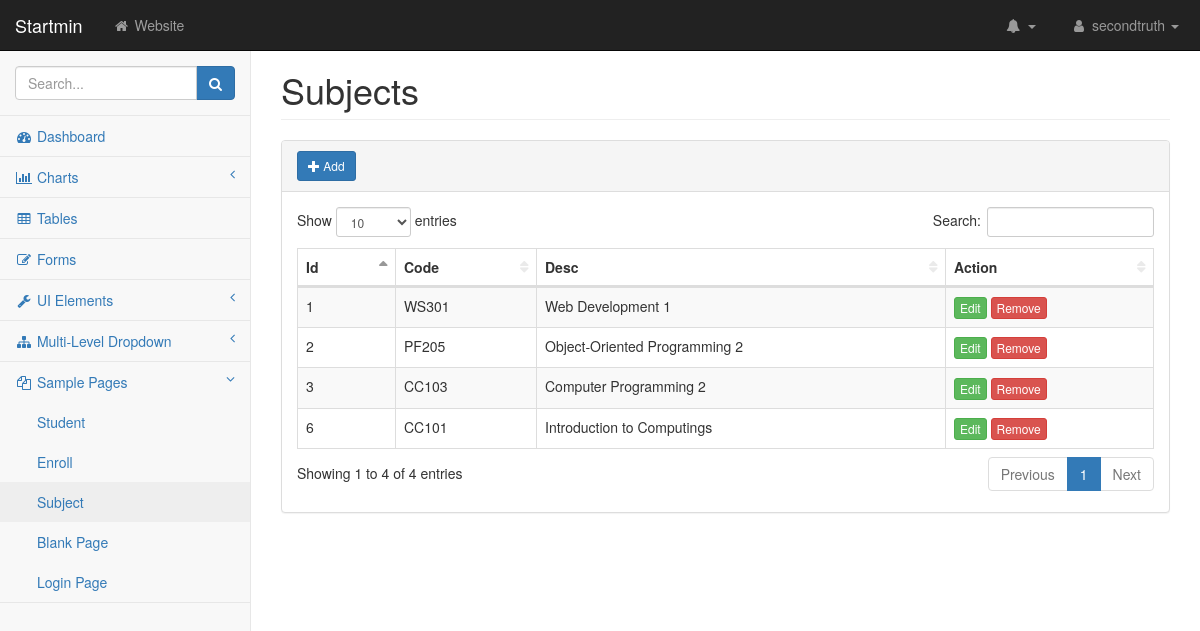
/pages/subject-table.php, run on the app's committed database.
### tables this page shows
CREATE TABLE `tbl_course` (
  `crs_id` int(10) NOT NULL,
  `yr_id` int(10) NOT NULL,
  `dept_id` int(11) NOT NULL,
  `crs_code` varchar(50) NOT NULL,
  `crs_desc` varchar(50) NOT NULL,
  `crs_unit` int(10) NOT NULL
);

### pages/subject-table.php (the view, shortened to what this page needs)
<?php
    include("../templates/header.php");
?>
<div class="row">
    <div class="col-lg-12">
        <h1 class="page-header">Subjects</h1>
        <div class="panel panel-default">
            <div class="panel-heading">
                <a href="" class="btn btn-primary btn-sm" data-toggle="modal" data-target="#myModal"><i class="glyphicon glyphicon-plus"></i> Add</a>
            </div>
            <div class="panel-body">
                <div class="table-responsive">
                        <table class="table table-striped table-bordered table-hover" id="dataTables-example">
                            <thead>
                                <tr>
                                    <th>Id</th>
                                    <th>Code</th>
                                    <th>Desc</th>
                                    <th>Action</th>
                                </tr>
                            </thead>
                            <tbody>
                            <?php
                        $database = new Connection();
                        $db = $database->open();
                        try{
                            $sql = 'SELECT * FROM tbl_course';
                            foreach ($db->query($sql) as $row) {
                            ?>
                                <tr>
                                    <td><?php echo $row["crs_id"]?></td>
                                    <td><?php echo $row["crs_code"]?></td>
                                    <td><?php echo $row["crs_desc"]?></td>
                                    <td>
                                        <a href="#edit_<?php echo $row['crs_id'];?>" class="btn btn-success btn-xs" data-toggle="modal">Edit</a>
                                        <a href="#delete_<?php echo $row['crs_id'];?>" class="btn btn-danger btn-xs" data-toggle="modal">Remove</a>
                                    </td>
                                    <?php include('../modals/subject-details.modal.php'); ?>
                                <?php
                            }
                        }
                        catch(PDOException $e){
                            echo "There is some problem in connection: " . $e->getMessage();
                        }
                    ?>
<?php
    include("../templates/footer.php");
?>

### css/startmin.css (style rules this page uses)
body { background-color: #f8f8f8; }
table.dataTable thead .sorting, table.dataTable thead .sorting_asc, table.dataTable thead .sorting_desc, table.dataTable thead .sorting_asc_disabled, table.dataTable thead .sorting_desc_disabled { background: 0 0; }
table.dataTable thead .sorting_asc:after { content: "\f0de"; float: right; font-family: fontawesome; }
table.dataTable thead .sorting:after { content: "\f0dc"; float: right; font-family: fontawesome; color: rgba(50,50,50,.5); }

### data on the page
tbl_course: crs_id "1", crs_code "WS301", crs_desc "Web Development 1"
tbl_course: crs_id "2", crs_code "PF205", crs_desc "Object-Oriented Programming 2"
tbl_course: crs_id "3", crs_code "CC103", crs_desc "Computer Programming 2"
tbl_course: crs_id "6", crs_code "CC101", crs_desc "Introduction to Computings"
